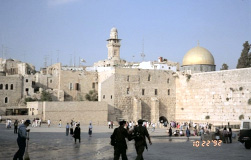
#> input picture images/hi1.png, 251 x 160 px, found by its file name
$ jupyter execute cv-mid.ipynb
#> lines starting #> are read from the running program, lines starting #| are printed output that depends on the picture
[cell 1]
import cv2
import numpy as np
import matplotlib.pyplot as plt

[cell 2]
img=cv2.imread('/home/avocadorable/Downloads/hi1.png')
#> img is the input picture: shape (160, 251, 3); mean B, G, R 167.9, 161.6, 159.6
img=cv2.cvtColor(img,cv2.COLOR_BGR2RGB)
plt.imshow(img)

[cell 3]
def norm(img1,img2):
    if (img1.std()==0 or img2.std()==0):
        return 0
    up=np.mean((img1-img1.mean())*(img2-img2.mean()))
    down=(img1.std()*img2.std())
    return up/down
# [23 lines left out: function corr_match, not called in this run]
def corr_match1(img1,img2,xx):
    mp1=[]
    mp2=[]
    d={}
    l=0
    x,y=xx[0],xx[1]
    #img2=cv2.resize(img2,(img1.shape[1],img1.shape[0]))
    for i in range((img1.shape[0]-x)):
        for j in range((img1.shape[1]-y)):
            img=img1[i:i+x,j:j+y].copy()
            corr=0
            mp1.append((i,j))
            mp2.append((0,0))
            for ii in range((img2.shape[0]-x)):
                for jj in range((img2.shape[1]-y)):
                    temp=img2[ii:ii+x,jj:jj+y].copy()
                    corr_temp=norm(img,temp)
                    if(corr_temp>corr):
                        mp2[l]=(ii,jj)
                        corr=corr_temp
            d[i,j]=mp2[l]
            l=l+1
    return d
# [23 lines left out: function corr_match2, not called in this run]

[cell 4]
'''
img1=cv2.imread('./hi.png')
img1=cv2.resize(img1,(60,60))
img2=cv2.resize(img1,(70,70))
corr_match2(img1,img2,[7,7])
'''

[cell 5]
img=cv2.imread('/home/avocadorable/Downloads/hi1.png')
S=cv2.resize(img,(40,40))
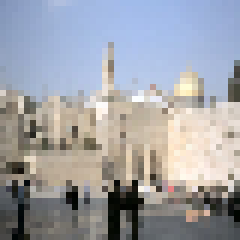
#> S: shape (40, 40, 3) (shown 6 times larger); mean B, G, R 167.4, 161.1, 159.2
S=cv2.cvtColor(S,cv2.COLOR_BGR2RGB)
T=S.copy()
#window size=7*7 always
for _ in range(10):
    T=cv2.resize(T,None,fx=0.9,fy=0.9)
    match1=corr_match1(T,S,[5,5])
    match2=corr_match2(S,T,[5,5])
    for i in range(T.shape[0]-5):
        for j in range(T.shape[1]-5):
            cnt1=0
            sum1=np.array([0,0,0])
            cnt2=0
            sum2=np.array([0,0,0])
            for x in range(5):
                for y in range(5):
                    try :
                        here=match1[(i-x,j-y)]
                        sum1=sum1+S[here[0]+x,here[1]+y]
                        cnt1=cnt1+1
                    except :
                        continue
            for x in range(5):
                for y in range(5):
                    try :
                        here=match2[(i-x,j-y)]
                        sum2=sum2+S[here[0]+x,here[1]+y]
                        cnt2=cnt2+1
                    except :
                        continue
            T[i,j]=np.array((sum1+sum2)/(cnt1+cnt2),int)
    plt.imshow(T)
    plt.show()
